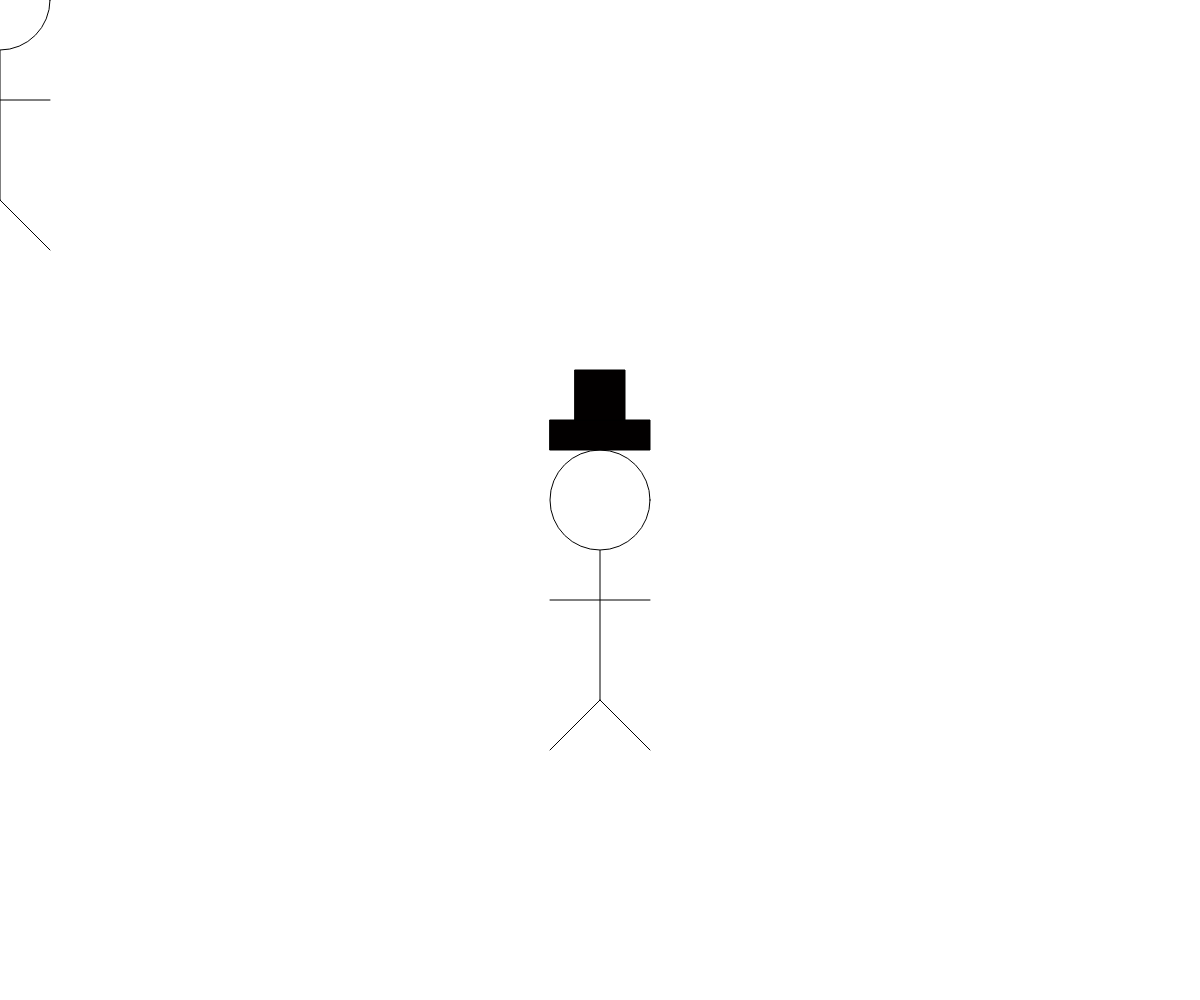
Frame 1 (no input)
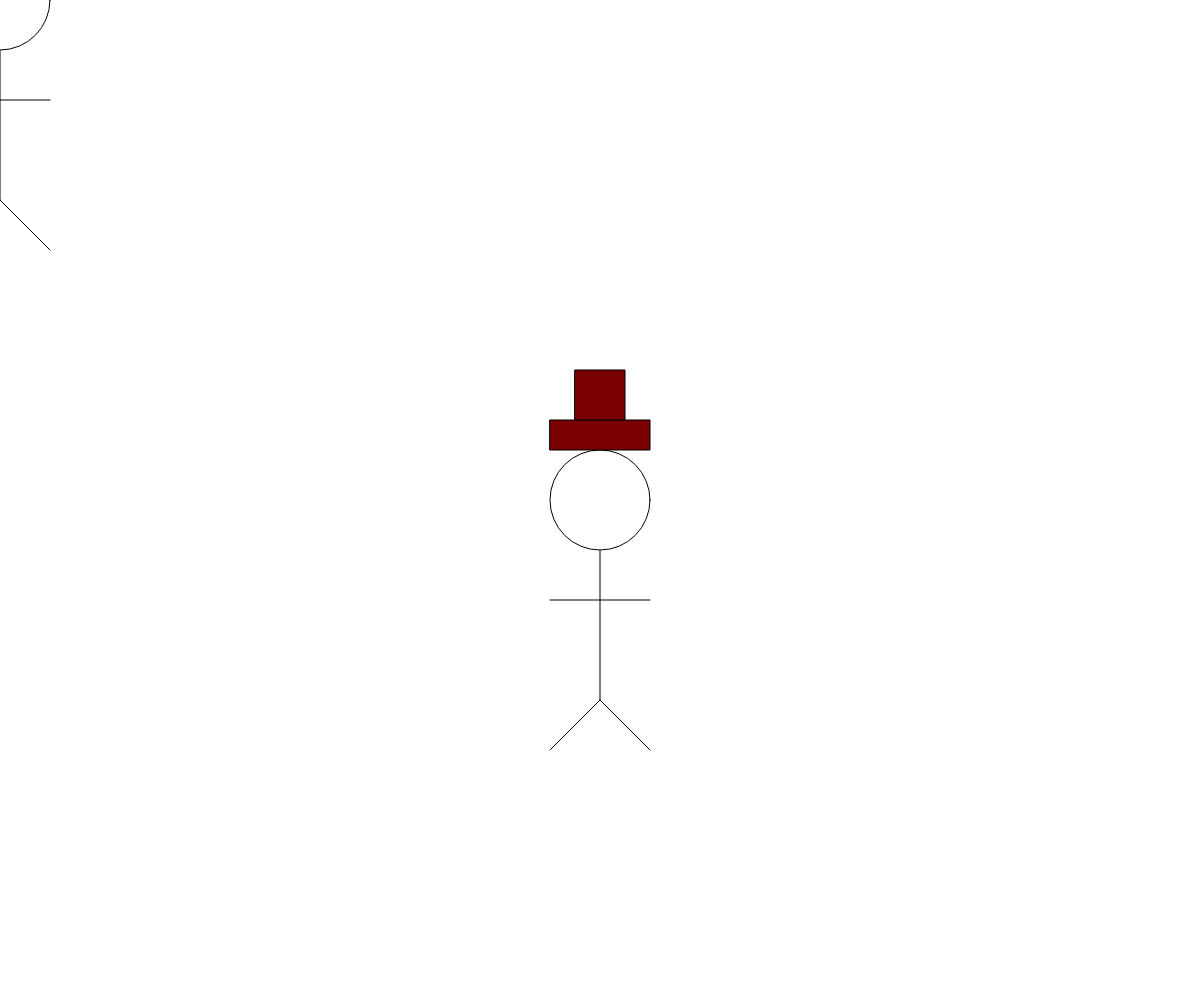
Frame 60 (no input)
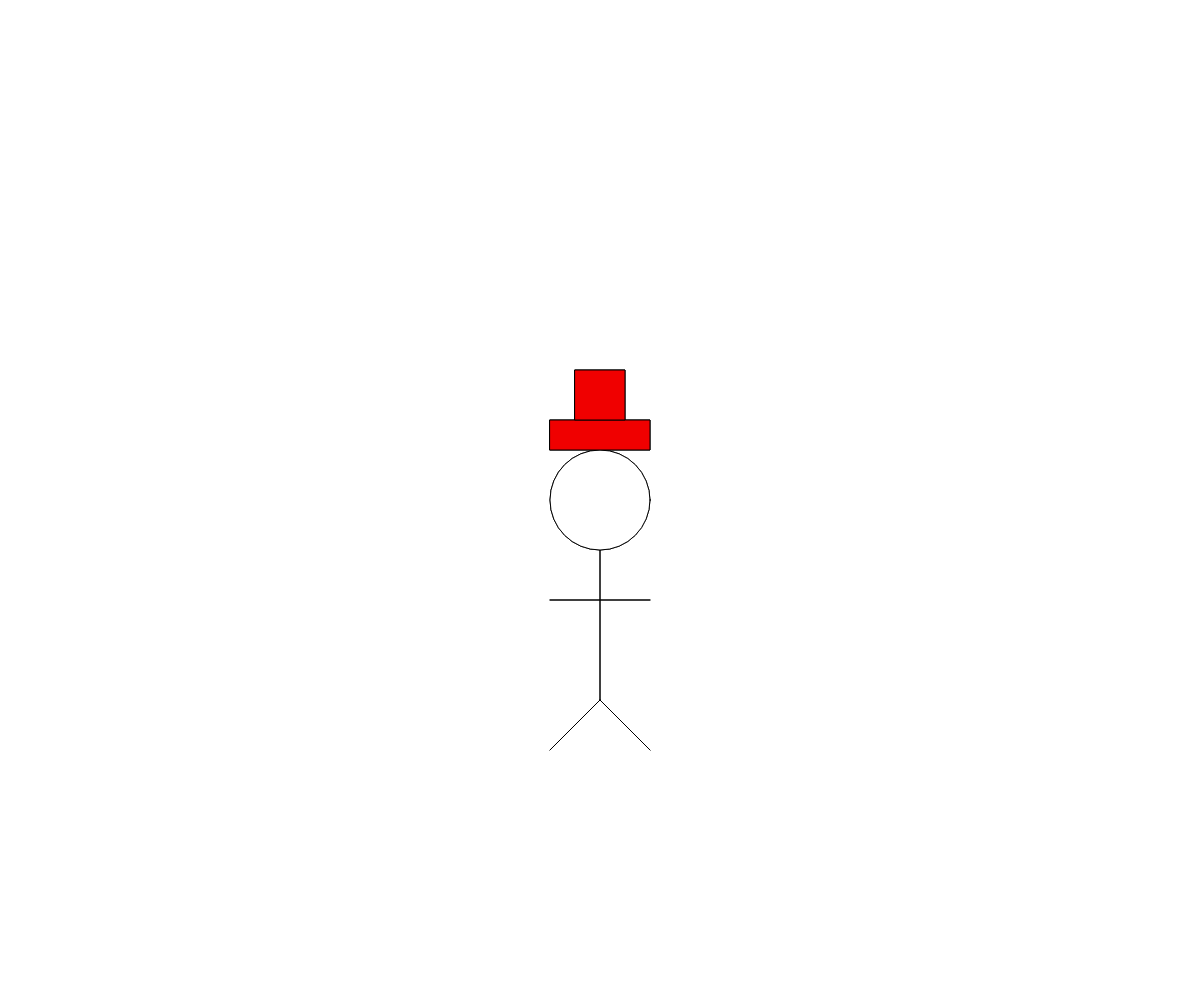
Frame 120 (the mouse pressed at the canvas centre since frame 60)

The p5.js sketch that drew these frames (run headless with seeded random() and noise() and a simulated clock; from frame 60 on, the mouse is pressed at the canvas centre):

// p5.js sketch
// ── sketch.js
// global variables
let x, y;
let isMovingUp, isMovingDown, isMovingLeft, isMovingRight;
let redAmount;

function setup() {
  createCanvas(windowWidth, windowHeight);
  x = width / 2;
  y = height / 2;
  isMovingUp = false;
  isMovingDown = false;
  isMovingLeft = false;
  isMovingRight = false;
  redAmount = 0;
}

function draw() {
  background(255);

  moveStickman();

  drawStickman(mouseX, mouseY);
  drawStickman(x, y);
}

function keyPressed() {
  if (key === "w" || key === "W") {
    isMovingUp = true;
  }
  else if (key === "s" || key === "S") {
    isMovingDown = true;
  }
  if (key === "a" || key === "A") {
    isMovingLeft = true;
  }
  else if (key === "d" || key === "D") {
    isMovingRight = true;
  }
}

function keyReleased() {
  if (key === "w" || key === "W") {
    isMovingUp = false;
  }
  else if (key === "S" || key === "S") {
    isMovingDown = false;
  }
  if (key === "a" || key === "A") {
    isMovingLeft = false;
  }
  else if (key === "d" || key === "D") {
    isMovingRight = false;
  }
}

function moveStickman() {
  if (isMovingUp) {
    y = y - 10;
  }
  if (isMovingDown) {
    y = y + 10;
  }
  if (isMovingLeft) {
    x -= 10;
  }
  if (isMovingRight) {
    x += 10;
  }
}

function drawStickman(x, y) {
  // constrain to left side of screen
  x = constrain(x, 0, width / 2);

  //body
  line(x, y, x, y + 200);

  // head of the stickman
  fill(255, 255, 255);
  ellipse(x, y, 100, 100);

  // hat
  redAmount = (redAmount + 1) % 255;

  // if (redAmount === 255) {
  //   redAmount = 0;
  // }

  fill(redAmount, 0, 0);
  rect(x - 50, y - 80, 100, 30);
  rect(x - 25, y - 130, 50, 50);

  // arms
  line(x - 50, y + 100, x + 50, y + 100);

  // legs
  line(x, y + 200, x - 50, y + 250);
  line(x, y + 200, x + 50, y + 250);
}
